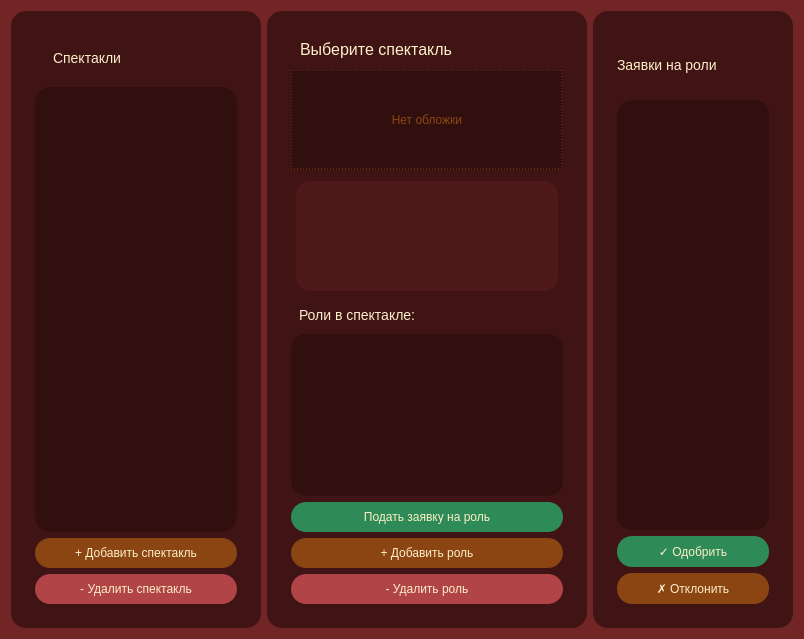
<?xml version="1.0" encoding="UTF-8"?>
<ui version="4.0">
 <class>PerfPage</class>
 <widget class="QWidget" name="PerfPage">
  <property name="geometry">
   <rect>
    <x>0</x>
    <y>0</y>
    <width>800</width>
    <height>639</height>
   </rect>
  </property>
  <property name="maximumSize">
   <size>
    <width>800</width>
    <height>639</height>
   </size>
  </property>
  <property name="windowTitle">
   <string>Спектакли и роли</string>
  </property>
  <property name="styleSheet">
   <string notr="true">background-color: rgba(113, 37, 37, 1); color: #fdefc8; font-family: 'Martian Mono';</string>
  </property>
  <layout class="QHBoxLayout" name="horizontalLayout">
   <item>
    <widget class="QFrame" name="performancesFrame">
     <property name="minimumSize">
      <size>
       <width>250</width>
       <height>0</height>
      </size>
     </property>
     <property name="maximumSize">
      <size>
       <width>250</width>
       <height>16777215</height>
      </size>
     </property>
     <property name="styleSheet">
      <string notr="true">background-color: rgba(64, 20, 20, 1); border-radius: 15px; padding: 15px;</string>
     </property>
     <property name="frameShape">
      <enum>QFrame::StyledPanel</enum>
     </property>
     <property name="frameShadow">
      <enum>QFrame::Raised</enum>
     </property>
     <layout class="QVBoxLayout" name="verticalLayout_1">
      <item>
       <widget class="QLabel" name="performancesLabel">
        <property name="styleSheet">
         <string notr="true">color: #fdefc8; font-size: 14px;</string>
        </property>
        <property name="text">
         <string>Спектакли</string>
        </property>
       </widget>
      </item>
      <item>
       <widget class="QListWidget" name="performancesList">
        <property name="styleSheet">
         <string notr="true">background-color: rgba(50, 15, 15, 1); border-radius: 15px; padding: 10px; color: #fdefc8; font-size: 12px;</string>
        </property>
       </widget>
      </item>
      <item>
       <widget class="QPushButton" name="addPerformanceBtn">
        <property name="styleSheet">
         <string notr="true">background-color: #8B4513; color: #fdefc8; border: none; border-radius: 15px; padding: 8px 15px; font-size: 12px;</string>
        </property>
        <property name="text">
         <string>+ Добавить спектакль</string>
        </property>
       </widget>
      </item>
      <item>
       <widget class="QPushButton" name="deletePerformanceBtn">
        <property name="palette">
         <palette>
          <active>
           <colorrole role="WindowText">
            <brush brushstyle="SolidPattern">
             <color alpha="255">
              <red>253</red>
              <green>239</green>
              <blue>200</blue>
             </color>
            </brush>
           </colorrole>
           <colorrole role="Button">
            <brush brushstyle="SolidPattern">
             <color alpha="255">
              <red>177</red>
              <green>68</green>
              <blue>70</blue>
             </color>
            </brush>
           </colorrole>
           <colorrole role="Text">
            <brush brushstyle="SolidPattern">
             <color alpha="255">
              <red>253</red>
              <green>239</green>
              <blue>200</blue>
             </color>
            </brush>
           </colorrole>
           <colorrole role="ButtonText">
            <brush brushstyle="SolidPattern">
             <color alpha="255">
              <red>253</red>
              <green>239</green>
              <blue>200</blue>
             </color>
            </brush>
           </colorrole>
           <colorrole role="Base">
            <brush brushstyle="SolidPattern">
             <color alpha="255">
              <red>177</red>
              <green>68</green>
              <blue>70</blue>
             </color>
            </brush>
           </colorrole>
           <colorrole role="Window">
            <brush brushstyle="SolidPattern">
             <color alpha="255">
              <red>177</red>
              <green>68</green>
              <blue>70</blue>
             </color>
            </brush>
           </colorrole>
          </active>
          <inactive>
           <colorrole role="WindowText">
            <brush brushstyle="SolidPattern">
             <color alpha="255">
              <red>253</red>
              <green>239</green>
              <blue>200</blue>
             </color>
            </brush>
           </colorrole>
           <colorrole role="Button">
            <brush brushstyle="SolidPattern">
             <color alpha="255">
              <red>177</red>
              <green>68</green>
              <blue>70</blue>
             </color>
            </brush>
           </colorrole>
           <colorrole role="Text">
            <brush brushstyle="SolidPattern">
             <color alpha="255">
              <red>253</red>
              <green>239</green>
              <blue>200</blue>
             </color>
            </brush>
           </colorrole>
           <colorrole role="ButtonText">
            <brush brushstyle="SolidPattern">
             <color alpha="255">
              <red>253</red>
              <green>239</green>
              <blue>200</blue>
             </color>
            </brush>
           </colorrole>
           <colorrole role="Base">
            <brush brushstyle="SolidPattern">
             <color alpha="255">
              <red>177</red>
              <green>68</green>
              <blue>70</blue>
             </color>
            </brush>
           </colorrole>
           <colorrole role="Window">
            <brush brushstyle="SolidPattern">
             <color alpha="255">
              <red>177</red>
              <green>68</green>
              <blue>70</blue>
             </color>
            </brush>
           </colorrole>
          </inactive>
          <disabled>
           <colorrole role="WindowText">
            <brush brushstyle="SolidPattern">
             <color alpha="255">
              <red>253</red>
              <green>239</green>
              <blue>200</blue>
             </color>
            </brush>
           </colorrole>
           <colorrole role="Button">
            <brush brushstyle="SolidPattern">
             <color alpha="255">
              <red>177</red>
              <green>68</green>
              <blue>70</blue>
             </color>
            </brush>
           </colorrole>
           <colorrole role="Text">
            <brush brushstyle="SolidPattern">
             <color alpha="255">
              <red>253</red>
              <green>239</green>
              <blue>200</blue>
             </color>
            </brush>
           </colorrole>
           <colorrole role="ButtonText">
            <brush brushstyle="SolidPattern">
             <color alpha="255">
              <red>253</red>
              <green>239</green>
              <blue>200</blue>
             </color>
            </brush>
           </colorrole>
           <colorrole role="Base">
            <brush brushstyle="SolidPattern">
             <color alpha="255">
              <red>177</red>
              <green>68</green>
              <blue>70</blue>
             </color>
            </brush>
           </colorrole>
           <colorrole role="Window">
            <brush brushstyle="SolidPattern">
             <color alpha="255">
              <red>177</red>
              <green>68</green>
              <blue>70</blue>
             </color>
            </brush>
           </colorrole>
          </disabled>
         </palette>
        </property>
        <property name="styleSheet">
         <string notr="true">background-color:#b14446; color: #fdefc8; border: none; border-radius: 15px; padding: 8px 15px; font-size: 12px;</string>
        </property>
        <property name="text">
         <string>- Удалить спектакль</string>
        </property>
       </widget>
      </item>
     </layout>
    </widget>
   </item>
   <item>
    <widget class="QFrame" name="rolesFrame">
     <property name="styleSheet">
      <string notr="true">background-color: rgba(64, 20, 20, 1); border-radius: 15px; padding: 15px;</string>
     </property>
     <property name="frameShape">
      <enum>QFrame::StyledPanel</enum>
     </property>
     <property name="frameShadow">
      <enum>QFrame::Raised</enum>
     </property>
     <layout class="QVBoxLayout" name="verticalLayout_2" stretch="0,0,1,0,0,0,0,0">
      <item>
       <widget class="QLabel" name="detailsTitle">
        <property name="styleSheet">
         <string notr="true">color: #fdefc8; font-size: 16px; padding: 5px;</string>
        </property>
        <property name="text">
         <string>Выберите спектакль</string>
        </property>
       </widget>
      </item>
      <item>
       <widget class="QLabel" name="coverLabel">
        <property name="minimumSize">
         <size>
          <width>272</width>
          <height>100</height>
         </size>
        </property>
        <property name="maximumSize">
         <size>
          <width>150</width>
          <height>100</height>
         </size>
        </property>
        <property name="styleSheet">
         <string notr="true">border: 1px dashed #8B4513; color: #8B4513; background-color: rgba(50, 15, 15, 1);border-radius: 0px;padding: 0px;margin: 0px;</string>
        </property>
        <property name="frameShape">
         <enum>QFrame::Box</enum>
        </property>
        <property name="text">
         <string>Нет обложки</string>
        </property>
        <property name="alignment">
         <set>Qt::AlignCenter</set>
        </property>
       </widget>
      </item>
      <item>
       <widget class="QFrame" name="detailsFrame">
        <property name="maximumSize">
         <size>
          <width>272</width>
          <height>16777215</height>
         </size>
        </property>
        <property name="styleSheet">
         <string notr="true">background-color: rgba(80, 25, 25, 1); border-radius: 15px; padding: 15px; margin: 5px;</string>
        </property>
        <property name="frameShape">
         <enum>QFrame::StyledPanel</enum>
        </property>
        <property name="frameShadow">
         <enum>QFrame::Raised</enum>
        </property>
        <layout class="QVBoxLayout" name="verticalLayout_3">
         <item>
          <widget class="QLabel" name="performanceDate">
           <property name="styleSheet">
            <string notr="true">color: #fdefc8; font-size: 12px; padding: 2px;</string>
           </property>
           <property name="wordWrap">
            <bool>true</bool>
           </property>
          </widget>
         </item>
         <item>
          <widget class="QLabel" name="performanceDescription">
           <property name="styleSheet">
            <string notr="true">color: #fdefc8; font-size: 12px; padding: 2px;</string>
           </property>
           <property name="wordWrap">
            <bool>true</bool>
           </property>
          </widget>
         </item>
        </layout>
       </widget>
      </item>
      <item>
       <widget class="QLabel" name="rolesLabel">
        <property name="styleSheet">
         <string notr="true">color: #fdefc8; font-size: 14px; padding: 5px;</string>
        </property>
        <property name="text">
         <string>Роли в спектакле:</string>
        </property>
       </widget>
      </item>
      <item>
       <widget class="QListWidget" name="rolesList">
        <property name="styleSheet">
         <string notr="true">background-color: rgba(50, 15, 15, 1);  border-radius: 15px; padding: 10px; color: #fdefc8; font-size: 12px;</string>
        </property>
       </widget>
      </item>
      <item>
       <widget class="QPushButton" name="applyBtn">
        <property name="enabled">
         <bool>true</bool>
        </property>
        <property name="styleSheet">
         <string notr="true">background-color: #2E8B57; color: #fdefc8; border: none; border-radius: 15px; padding: 8px 15px; font-size: 12px;</string>
        </property>
        <property name="text">
         <string>Подать заявку на роль</string>
        </property>
       </widget>
      </item>
      <item>
       <widget class="QPushButton" name="addRoleBtn">
        <property name="styleSheet">
         <string notr="true">background-color: #8B4513; color: #fdefc8; border: none; border-radius: 15px; padding: 8px 15px; font-size: 12px;</string>
        </property>
        <property name="text">
         <string>+ Добавить роль</string>
        </property>
       </widget>
      </item>
      <item>
       <widget class="QPushButton" name="deleteRoleBtn">
        <property name="palette">
         <palette>
          <active>
           <colorrole role="WindowText">
            <brush brushstyle="SolidPattern">
             <color alpha="255">
              <red>253</red>
              <green>239</green>
              <blue>200</blue>
             </color>
            </brush>
           </colorrole>
           <colorrole role="Button">
            <brush brushstyle="SolidPattern">
             <color alpha="255">
              <red>177</red>
              <green>68</green>
              <blue>70</blue>
             </color>
            </brush>
           </colorrole>
           <colorrole role="Text">
            <brush brushstyle="SolidPattern">
             <color alpha="255">
              <red>253</red>
              <green>239</green>
              <blue>200</blue>
             </color>
            </brush>
           </colorrole>
           <colorrole role="ButtonText">
            <brush brushstyle="SolidPattern">
             <color alpha="255">
              <red>253</red>
              <green>239</green>
              <blue>200</blue>
             </color>
            </brush>
           </colorrole>
           <colorrole role="Base">
            <brush brushstyle="SolidPattern">
             <color alpha="255">
              <red>177</red>
              <green>68</green>
              <blue>70</blue>
             </color>
            </brush>
           </colorrole>
           <colorrole role="Window">
            <brush brushstyle="SolidPattern">
             <color alpha="255">
              <red>177</red>
              <green>68</green>
              <blue>70</blue>
             </color>
            </brush>
           </colorrole>
          </active>
          <inactive>
           <colorrole role="WindowText">
            <brush brushstyle="SolidPattern">
             <color alpha="255">
              <red>253</red>
              <green>239</green>
              <blue>200</blue>
             </color>
            </brush>
           </colorrole>
           <colorrole role="Button">
            <brush brushstyle="SolidPattern">
             <color alpha="255">
              <red>177</red>
              <green>68</green>
              <blue>70</blue>
             </color>
            </brush>
           </colorrole>
           <colorrole role="Text">
            <brush brushstyle="SolidPattern">
             <color alpha="255">
              <red>253</red>
              <green>239</green>
              <blue>200</blue>
             </color>
            </brush>
           </colorrole>
           <colorrole role="ButtonText">
            <brush brushstyle="SolidPattern">
             <color alpha="255">
              <red>253</red>
              <green>239</green>
              <blue>200</blue>
             </color>
            </brush>
           </colorrole>
           <colorrole role="Base">
            <brush brushstyle="SolidPattern">
             <color alpha="255">
              <red>177</red>
              <green>68</green>
              <blue>70</blue>
             </color>
            </brush>
           </colorrole>
           <colorrole role="Window">
            <brush brushstyle="SolidPattern">
             <color alpha="255">
              <red>177</red>
              <green>68</green>
              <blue>70</blue>
             </color>
            </brush>
           </colorrole>
          </inactive>
          <disabled>
           <colorrole role="WindowText">
            <brush brushstyle="SolidPattern">
             <color alpha="255">
              <red>253</red>
              <green>239</green>
              <blue>200</blue>
             </color>
            </brush>
           </colorrole>
           <colorrole role="Button">
            <brush brushstyle="SolidPattern">
             <color alpha="255">
              <red>177</red>
              <green>68</green>
              <blue>70</blue>
             </color>
            </brush>
           </colorrole>
           <colorrole role="Text">
            <brush brushstyle="SolidPattern">
             <color alpha="255">
              <red>253</red>
              <green>239</green>
              <blue>200</blue>
             </color>
            </brush>
           </colorrole>
           <colorrole role="ButtonText">
            <brush brushstyle="SolidPattern">
             <color alpha="255">
              <red>253</red>
              <green>239</green>
              <blue>200</blue>
             </color>
            </brush>
           </colorrole>
           <colorrole role="Base">
            <brush brushstyle="SolidPattern">
             <color alpha="255">
              <red>177</red>
              <green>68</green>
              <blue>70</blue>
             </color>
            </brush>
           </colorrole>
           <colorrole role="Window">
            <brush brushstyle="SolidPattern">
             <color alpha="255">
              <red>177</red>
              <green>68</green>
              <blue>70</blue>
             </color>
            </brush>
           </colorrole>
          </disabled>
         </palette>
        </property>
        <property name="styleSheet">
         <string notr="true">background-color:#b14446; color: #fdefc8; border: none; border-radius: 15px; padding: 8px 15px; font-size: 12px;</string>
        </property>
        <property name="text">
         <string>- Удалить роль</string>
        </property>
       </widget>
      </item>
     </layout>
    </widget>
   </item>
   <item>
    <widget class="QFrame" name="applicationsFrame">
     <property name="minimumSize">
      <size>
       <width>200</width>
       <height>0</height>
      </size>
     </property>
     <property name="maximumSize">
      <size>
       <width>200</width>
       <height>16777215</height>
      </size>
     </property>
     <property name="styleSheet">
      <string notr="true">background-color: rgba(64, 20, 20, 1); border-radius: 15px; padding: 15px;</string>
     </property>
     <property name="frameShape">
      <enum>QFrame::StyledPanel</enum>
     </property>
     <property name="frameShadow">
      <enum>QFrame::Raised</enum>
     </property>
     <layout class="QVBoxLayout" name="verticalLayout_4">
      <item>
       <widget class="QLabel" name="applicationsLabel">
        <property name="minimumSize">
         <size>
          <width>170</width>
          <height>0</height>
         </size>
        </property>
        <property name="styleSheet">
         <string notr="true">color: #fdefc8; font-size: 14px; padding: 0px;</string>
        </property>
        <property name="lineWidth">
         <number>0</number>
        </property>
        <property name="text">
         <string>Заявки на роли</string>
        </property>
        <property name="wordWrap">
         <bool>false</bool>
        </property>
       </widget>
      </item>
      <item>
       <widget class="QListWidget" name="applicationsList">
        <property name="maximumSize">
         <size>
          <width>16777215</width>
          <height>430</height>
         </size>
        </property>
        <property name="styleSheet">
         <string notr="true">background-color: rgba(50, 15, 15, 1); border-radius: 15px; padding: 10px; color: #fdefc8; font-size: 12px;</string>
        </property>
       </widget>
      </item>
      <item>
       <layout class="QVBoxLayout" name="verticalLayout" stretch="0,0">
        <property name="spacing">
         <number>6</number>
        </property>
        <property name="sizeConstraint">
         <enum>QLayout::SetFixedSize</enum>
        </property>
        <item>
         <widget class="QPushButton" name="approveBtn">
          <property name="enabled">
           <bool>false</bool>
          </property>
          <property name="minimumSize">
           <size>
            <width>100</width>
            <height>0</height>
           </size>
          </property>
          <property name="styleSheet">
           <string notr="true">background-color: #2E8B57; color: #fdefc8; border: none; border-radius: 15px; padding: 8px 15px; font-size: 12px;</string>
          </property>
          <property name="text">
           <string>✓ Одобрить</string>
          </property>
         </widget>
        </item>
        <item>
         <widget class="QPushButton" name="rejectBtn">
          <property name="enabled">
           <bool>false</bool>
          </property>
          <property name="minimumSize">
           <size>
            <width>100</width>
            <height>0</height>
           </size>
          </property>
          <property name="styleSheet">
           <string notr="true">background-color: #8B4513; color: #fdefc8; border: none; border-radius: 15px; padding: 8px 15px; font-size: 12px;</string>
          </property>
          <property name="text">
           <string>✗ Отклонить</string>
          </property>
         </widget>
        </item>
       </layout>
      </item>
     </layout>
    </widget>
   </item>
  </layout>
 </widget>
 <resources/>
 <connections/>
</ui>
